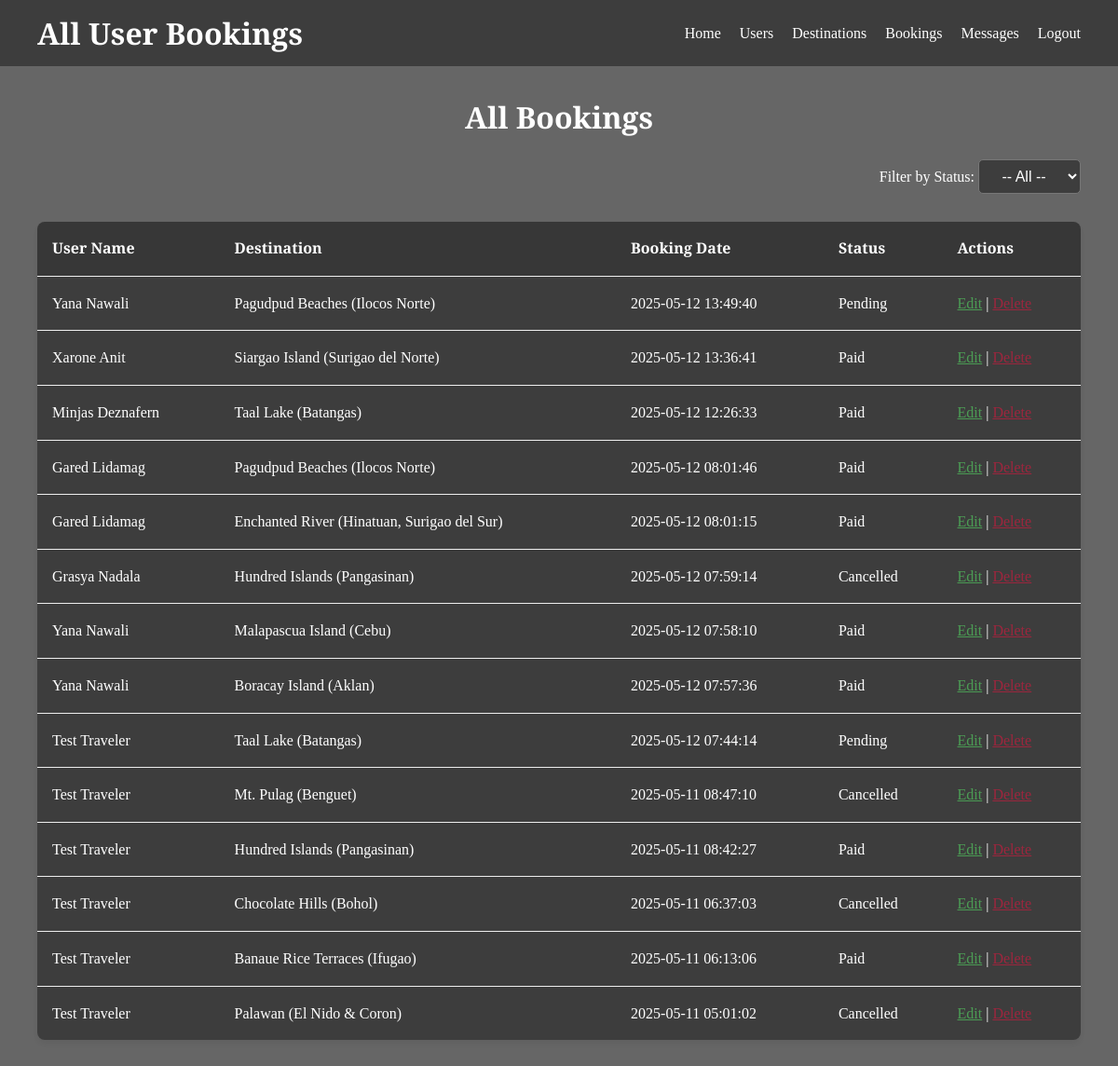
Screenshot of /frontend/admin/bookings.php (signed in) with the database file from the repository.
### tables this page shows
CREATE TABLE `bookings` (
  `id` int(11) NOT NULL,
  `user_id` int(11) NOT NULL,
  `package_id` int(11) NOT NULL,
  `booking_date` timestamp NOT NULL DEFAULT current_timestamp(),
  `payment_method` enum('credit_card','online_banking','e_wallet') NOT NULL,
  `special_requests` text DEFAULT NULL,
  `status` enum('pending','paid','cancelled') NOT NULL,
  `num_travelers` int(11) NOT NULL DEFAULT 1,
  `total_price` decimal(10,2) DEFAULT NULL
);

CREATE TABLE `users` (
  `id` int(11) NOT NULL,
  `name` varchar(100) DEFAULT NULL,
  `email` varchar(100) DEFAULT NULL,
  `password` varchar(255) DEFAULT NULL,
  `role` enum('traveler','operator','admin') DEFAULT 'traveler',
  `created_at` timestamp NOT NULL DEFAULT current_timestamp(),
  `status` enum('active','inactive') DEFAULT 'active'
);

CREATE TABLE `destinations` (
  `id` int(11) NOT NULL,
  `operator_id` int(11) DEFAULT NULL,
  `name` varchar(100) DEFAULT NULL,
  `description` text DEFAULT NULL,
  `image_url` varchar(255) DEFAULT NULL,
  `itinerary` text DEFAULT NULL,
  `flight_info` varchar(255) DEFAULT NULL,
  `hotel` varchar(255) DEFAULT NULL,
  `start_date` date DEFAULT NULL,
  `end_date` date DEFAULT NULL,
  `price` decimal(10,2) DEFAULT NULL,
  `created_at` datetime DEFAULT current_timestamp(),
  `max_slots` int(11) DEFAULT 20,
  `is_featured` tinyint(1) DEFAULT 0
);

### frontend/admin/bookings.php (the view, shortened to what this page needs)
<?php
require '../../backend/config/db.php';
$edit_id = isset($_GET['edit_id']) ? $_GET['edit_id'] : null;
$params = [];
$query = "SELECT b.*, u.name AS user_name, d.name AS destination_name
          FROM bookings b
          JOIN users u ON b.user_id = u.id
          JOIN destinations d ON b.package_id = d.id";
$query .= " ORDER BY b.booking_date DESC";
$stmt = $pdo->prepare($query);
$stmt->execute($params);
$bookings = $stmt->fetchAll(PDO::FETCH_ASSOC);
?>
<!DOCTYPE html>
<html lang="en">
<head>
</head>
<body>
<div class="overlay">
    <section class="hero">
        <header>
            <h1>All User Bookings</h1>
            <nav>
              <a href="dashboard.php">Home</a>
              <a href="users.php">Users</a>
              <a href="destinations.php">Destinations</a>
              <a href="bookings.php">Bookings</a>
              <a href="messages.php">Messages</a>
              <a href="/backend/auth/logout.php">Logout</a>
            </nav>
        </header>
    </section>
    <div class="content">
        <h2>All Bookings</h2>
        <div class="filter">
      <form method="GET">
        <label for="status">Filter by Status:</label>
        <select name="status" onchange="this.form.submit()">
          <option value="">-- All --</option>
        </select>
      </form>
    </div>
        <?php if (count($bookings) > 0): ?>
            <table>
                <thead>
                    <tr>
                        <th>User Name</th>
                        <th>Destination</th>
                        <th>Booking Date</th>
                        <th>Status</th>
                        <th>Actions</th>
                    </tr>
                </thead>
                <tbody>
                  <?php foreach ($bookings as $booking): ?>
                      <tr>
                          <td><?= htmlspecialchars($booking['user_name']) ?></td>
                          <td><?= htmlspecialchars($booking['destination_name']) ?></td>
                          <td><?= htmlspecialchars($booking['booking_date']) ?></td>
                          <td>
                              <?php if ($edit_id == $booking['id']): ?>
                                  <div class="filter">
                                  <form method="POST" style="display: flex; align-items: center; gap: 2px;">
                                      <input type="hidden" name="booking_id" value="<?= $booking['id'] ?>">
                                      <select name="status" style="padding: 4px; border-radius: 4px;">
                                          <option value="pending" <?= $booking['status'] === 'pending' ? 'selected' : '' ?>>Pending</option>
                                          <option value="paid" <?= $booking['status'] === 'paid' ? 'selected' : '' ?>>Paid</option>
                                          <option value="cancelled" <?= $booking['status'] === 'cancelled' ? 'selected' : '' ?>>Cancelled</option>
                                      </select>
                                      <button type="submit" name="update_status" style="padding: 4px 8px; border-radius: 4px; background-color: rgba(255, 255, 255, 0.28); color: white; cursor: pointer;">Save</button>
                                  </form>
                                  </div>
                              <?php else: ?>
                                  <?= ucfirst(htmlspecialchars($booking['status'])) ?>
                              <?php endif; ?>
                          </td>
                          <td>
                              <?php if ($edit_id == $booking['id']): ?>
                                  <a href="bookings.php" style="color:rgba(217, 217, 217, 0.49);">Cancel</a>
                              <?php else: ?>
                                  <a href="bookings.php?edit_id=<?= $booking['id'] ?>" style="color:rgba(89, 255, 108, 0.49);">Edit</a>
                              <?php endif; ?>|
                              <a href="delete_booking.php?id=<?= $booking['id'] ?>" style="color:rgba(255, 13, 61, 0.49);" onclick="return confirm('Are you sure you want to delete this booking?');">Delete</a>
                          </td>
                      </tr>
                  <?php endforeach; ?>
                </tbody>
            </table>
        <?php else: ?>
            <p>No bookings found.</p>
        <?php endif; ?>
    </div>
</div>
</body>
</html>

### frontend/admin/bookings.php (style rules this page uses)
* { margin: 0; padding: 0; box-sizing: border-box; }
body { font-family: 'Playfair Display', serif; background-image: url('/image/bora1.jpg'); background-size: cover; background-attachment: fixed; background-position: center; background-repeat: no-repeat; color: #333; line-height: 1.6; position: relative; }
.overlay { position: relative; z-index: 1; padding: 100px 40px 40px; background-color: rgba(0, 0, 0, 0.6); min-height: 100vh; }
header { position: absolute; top: 0; left: 0; width: 100%; padding: 10px 40px; display: flex; align-items: center; z-index: 1000; background: rgba(0, 0, 0, 0.4); }
header h1 { font-size: 32px; color: #fff; }
nav { margin-left: auto; display: flex; align-items: center; }
nav a { margin-left: 20px; color: #fff; text-decoration: none; font-weight: 500; font-size: 16px; transition: color 0.3s; }
h2 { font-size: 32px; color:rgb(255, 255, 255); margin-bottom: 20px; text-align: center; }
.filter { margin-bottom: 30px; color: white; text-align: right; }
.filter select { color: white; padding: 8px; font-size: 16px; border-radius: 5px; text-align: center; background-color: rgba(0, 0, 0, 0.4); }
table { width: 100%; border-collapse: collapse; background-color: rgba(0, 0, 0, 0.4); border-radius: 8px; overflow: hidden; box-shadow: 0 4px 10px rgba(0, 0, 0, 0.08); }
th, td { padding: 16px; border-bottom: 1px solid #eee; text-align: left; }
th { background-color:rgba(0, 0, 0, 0.1); color: white; }
tr:last-child td { border-bottom: none; }
td { color: white; }

### rows the page displays
bookings: user.name "Yana Nawali", package.name "Pagudpud Beaches (Ilocos Norte)", booking_date "2025-05-12 13:49:40", status "Pending"
bookings: user.name "Xarone Anit", package.name "Siargao Island (Surigao del Norte)", booking_date "2025-05-12 13:36:41", status "Paid"
bookings: user.name "Minjas Deznafern", package.name "Taal Lake (Batangas)", booking_date "2025-05-12 12:26:33", status "Paid"
bookings: user.name "Gared Lidamag", package.name "Pagudpud Beaches (Ilocos Norte)", booking_date "2025-05-12 08:01:46", status "Paid"
bookings: user.name "Gared Lidamag", package.name "Enchanted River (Hinatuan, Surigao del Sur)", booking_date "2025-05-12 08:01:15", status "Paid"
bookings: user.name "Grasya Nadala", package.name "Hundred Islands (Pangasinan)", booking_date "2025-05-12 07:59:14", status "Cancelled"
bookings: user.name "Yana Nawali", package.name "Malapascua Island (Cebu)", booking_date "2025-05-12 07:58:10", status "Paid"
bookings: user.name "Yana Nawali", package.name "Boracay Island (Aklan)", booking_date "2025-05-12 07:57:36", status "Paid"
bookings: user.name "Test Traveler", package.name "Taal Lake (Batangas)", booking_date "2025-05-12 07:44:14", status "Pending"
bookings: user.name "Test Traveler", package.name "Mt. Pulag (Benguet)", booking_date "2025-05-11 08:47:10", status "Cancelled"
bookings: user.name "Test Traveler", package.name "Hundred Islands (Pangasinan)", booking_date "2025-05-11 08:42:27", status "Paid"
bookings: user.name "Test Traveler", package.name "Chocolate Hills (Bohol)", booking_date "2025-05-11 06:37:03", status "Cancelled"
bookings: user.name "Test Traveler", package.name "Banaue Rice Terraces (Ifugao)", booking_date "2025-05-11 06:13:06", status "Paid"
bookings: user.name "Test Traveler", package.name "Palawan (El Nido & Coron)", booking_date "2025-05-11 05:01:02", status "Cancelled"
